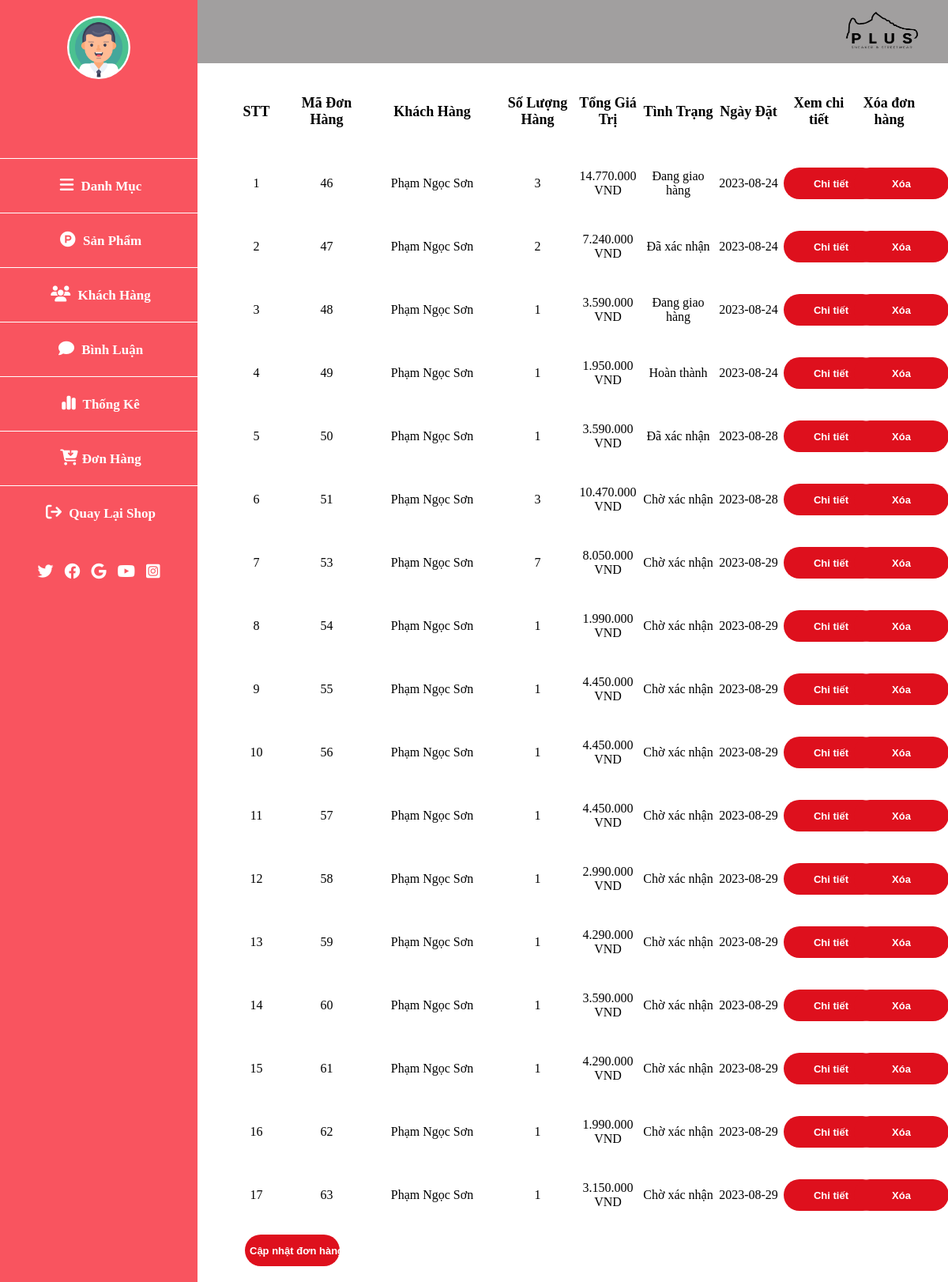
The page /admin/index.php?btn=page_dh on the database its author committed.
### tables this page shows
CREATE TABLE `don_hang` (
  `ma_order` int(10) NOT NULL,
  `ho_ten` varchar(100) NOT NULL,
  `email` varchar(100) NOT NULL,
  `sdt` varchar(11) NOT NULL,
  `dia_chi` varchar(200) NOT NULL,
  `ghi_chu` varchar(100) NOT NULL,
  `don_gia` int(15) NOT NULL,
  `ngay_dat` date NOT NULL,
  `trang_thai` varchar(20) NOT NULL,
  `ngay_update` date DEFAULT NULL,
  `ma_tk` int(10) NOT NULL
);

### model/pdo.php (called while the page is built, shortened)
<?php
if (!function_exists('pdo_get_connection')) {
    function pdo_get_connection()
    {
        $dburl = "mysql:host=localhost;dbname=project_duan1;charset=utf8";
        $username = 'root';
        $password = '';
        $conn = new PDO($dburl, $username, $password);
        $conn->setAttribute(PDO::ATTR_ERRMODE, PDO::ERRMODE_EXCEPTION);
        return $conn;
    }
}
if (!function_exists('pdo_query')) {
    function pdo_query($sql)
    {
        $sql_args = array_slice(func_get_args(), 1);
        try {
            $conn = pdo_get_connection();
            $stmt = $conn->prepare($sql);
            $stmt->execute($sql_args);
            $rows = $stmt->fetchAll();
            return $rows;
        } catch (PDOException $e) {
            throw $e;
        } finally {
            unset($conn);
        }
    }
}
if (!function_exists('pdo_query_one')) {
    function pdo_query_one($sql)
    {
        $sql_args = array_slice(func_get_args(), 1);
        try {
            $conn = pdo_get_connection();
            $stmt = $conn->prepare($sql);
            $stmt->execute($sql_args);
            $row = $stmt->fetch(PDO::FETCH_ASSOC);
            return $row;
        } catch (PDOException $e) {
            throw $e;
        } finally {
            unset($conn);
        }
    }
}

### admin/order/order.php (the view, shortened to what this page needs)
<main>
    <div class="logo">
        <img src="../img/image(1269)_preview_rev_1 (1).png" alt="">
    </div>
    <div class="content">
        <div class="content-product">
            <div style="width: 10%;" class="product-title">STT</div>
            <div style="width: 10%;" class="product-title">Mã Đơn Hàng</div>
            <div style="width: 20%;" class="product-title">Khách Hàng</div>
            <div style="width: 10%;" class="product-title">Số Lượng Hàng</div>
            <div style="width: 10%;" class="product-title">Tổng Giá Trị</div>
            <div style="width: 10%;" class="product-title">Tình Trạng</div>
            <div style="width: 10%;" class="product-title">Ngày Đặt</div>
            <div style="width: 10%;" class="product-title">Xem chi tiết</div>
            <div style="width: 10%;" class="product-title">Xóa đơn hàng</div>
        </div>
        <?php
        $i = 1;
        $ship = 30000;
        foreach ($donhang as $list) {
            $id = $list['ma_order'];
            $sl = so_luong_sp($id);
            ?>
            <div class="content-product">
                <div style="width: 10%;" class="product-items">
                    <?php if (isset($list['ma_order'])) {
                        echo $i;
                    } ?>
                </div>
                <div style="width: 10%;" class="product-items">
                    <?= $list['ma_order'] ?>
                </div>
                <div style="width: 20%;" class="product-items">
                    <?= $list['ho_ten'] ?>
                </div>
                <div style="width: 10%;" class="product-items">
                    <?= $sl['tong'] ?>
                </div>
                <div style="width: 10%;" class="product-items">
                    <?php if (isset($list['ma_order'])) {
                        echo number_format($list['don_gia'] - $ship, "0", ".", ".")." VND";
                    } ?>
                </div>
                <div style="width: 10%;" class="product-items">
                    <?= trangthai_donhang($list['trang_thai']) ?>
                </div>
                <div style="width: 10%;" class="product-items">
                    <?= $list['ngay_dat'] ?>
                </div>
                <div style="width: 10%;" class="product-items">
                    <?php if (isset($list['ma_order'])) {
                        ?>
                        <a href="index.php?btn=chitiet_dh&idct=<?= $list['ma_order'] ?>"><input type="submit" name="add_new"
                                value="Chi tiết" class="btn_submit" style="border: none;"></a>
                            <?php
                    } ?>
                </div>
                <div style="width: 10%;" class="product-items">
                    <?php if (isset($list['ma_order'])) {
                        ?>
                        <a href="index.php?btn=xoa_dh&id=<?= $list['ma_order'] ?>" onclick="return confirm('Bạn có thực sụ muốn xóa đơn hàng') " ><input type="submit" name="add_new"
                                value="Xóa" class="btn_submit" style="border: none;"></a>
                            <?php
                    } ?>
                </div>
            </div>
            <?php
            $i++;
        }
        ?>
        <?php if (isset($list['ma_order'])) {
            ?>
            <div class="" style="margin-left: 60px; margin-bottom: 20px;">
                <a href="index.php?btn=trangthai_dh"><input type="submit" name="add_new" value="Cập nhật đơn hàng"
                        class="btn_submit" style="border: none;"></a>
            </div>
            <?php
        } ?>
</main>
</div>

### model/donhang.php (shortened to what this page needs)
<?php
if (!function_exists('loadall_donhang')) {
    function loadall_donhang()
    {
        $sql = "SELECT *  FROM `don_hang`
                group by ma_order";
        $donhang = pdo_query($sql);
        return $donhang;
    }
}
if (!function_exists('so_luong_sp')) {
    function so_luong_sp($id)
    {
        $sql = "SELECT sum(soluong) as tong  FROM `don_hang_chitiet` where ma_order = $id  group by ma_order";
        $donhang = pdo_query_one($sql);
        return $donhang;
    }
}
function trangthai_donhang($trangthai)
{
    if ($trangthai == 2) {
        echo "Đã xác nhận";
    } elseif ($trangthai == 3) {
        echo "Đang giao hàng";
    } elseif ($trangthai == 4) {
        echo "Hoàn thành";
    } elseif ($trangthai == 1) {
        echo "Chờ xác nhận";
    } else {
        echo "";
    }
}
?>

### css/admin.css (style rules this page uses)
* { box-sizing: border-box; margin: 0; }
main { width: 100%; background-color: white; margin-left: 250px; }
.logo { display: flex; justify-content: end; width: 100%; background-color: #a19f9f; height: 80px; }
.logo img { width: 170px; height: 100%; }
.btn_submit { width: 120px; height: 40px; border-radius: 25px; border: none; background-color: #de101d; color: white; font-size: 13px; font-weight: 700; transition: 0.5s ease; }
.content-product { margin: 20px 30px; display: flex; align-items: center; }
.product-title { text-align: center; font-size: 18px; font-weight: 800; padding: 10px 0; }
.content-product { text-align: center; padding: 10px 0; }

### rows shown on the page
don_hang: ma_order "46", ho_ten "Phạm Ngọc Sơn", tong "3", $list['don_gia']-$ship "14.770.000", trang_thai "Đang giao hàng", ngay_dat "2023-08-24"
don_hang: ma_order "47", ho_ten "Phạm Ngọc Sơn", tong "2", $list['don_gia']-$ship "7.240.000", trang_thai "Đã xác nhận", ngay_dat "2023-08-24"
don_hang: ma_order "48", ho_ten "Phạm Ngọc Sơn", tong "1", $list['don_gia']-$ship "3.590.000", trang_thai "Đang giao hàng", ngay_dat "2023-08-24"
don_hang: ma_order "49", ho_ten "Phạm Ngọc Sơn", tong "1", $list['don_gia']-$ship "1.950.000", trang_thai "Hoàn thành", ngay_dat "2023-08-24"
don_hang: ma_order "50", ho_ten "Phạm Ngọc Sơn", tong "1", $list['don_gia']-$ship "3.590.000", trang_thai "Đã xác nhận", ngay_dat "2023-08-28"
don_hang: ma_order "51", ho_ten "Phạm Ngọc Sơn", tong "3", $list['don_gia']-$ship "10.470.000", trang_thai "Chờ xác nhận", ngay_dat "2023-08-28"
don_hang: ma_order "53", ho_ten "Phạm Ngọc Sơn", tong "7", $list['don_gia']-$ship "8.050.000", trang_thai "Chờ xác nhận", ngay_dat "2023-08-29"
don_hang: ma_order "54", ho_ten "Phạm Ngọc Sơn", tong "1", $list['don_gia']-$ship "1.990.000", trang_thai "Chờ xác nhận", ngay_dat "2023-08-29"
don_hang: ma_order "55", ho_ten "Phạm Ngọc Sơn", tong "1", $list['don_gia']-$ship "4.450.000", trang_thai "Chờ xác nhận", ngay_dat "2023-08-29"
don_hang: ma_order "56", ho_ten "Phạm Ngọc Sơn", tong "1", $list['don_gia']-$ship "4.450.000", trang_thai "Chờ xác nhận", ngay_dat "2023-08-29"
don_hang: ma_order "57", ho_ten "Phạm Ngọc Sơn", tong "1", $list['don_gia']-$ship "4.450.000", trang_thai "Chờ xác nhận", ngay_dat "2023-08-29"
don_hang: ma_order "58", ho_ten "Phạm Ngọc Sơn", tong "1", $list['don_gia']-$ship "2.990.000", trang_thai "Chờ xác nhận", ngay_dat "2023-08-29"
don_hang: ma_order "59", ho_ten "Phạm Ngọc Sơn", tong "1", $list['don_gia']-$ship "4.290.000", trang_thai "Chờ xác nhận", ngay_dat "2023-08-29"
don_hang: ma_order "60", ho_ten "Phạm Ngọc Sơn", tong "1", $list['don_gia']-$ship "3.590.000", trang_thai "Chờ xác nhận", ngay_dat "2023-08-29"
don_hang: ma_order "61", ho_ten "Phạm Ngọc Sơn", tong "1", $list['don_gia']-$ship "4.290.000", trang_thai "Chờ xác nhận", ngay_dat "2023-08-29"
don_hang: ma_order "62", ho_ten "Phạm Ngọc Sơn", tong "1", $list['don_gia']-$ship "1.990.000", trang_thai "Chờ xác nhận", ngay_dat "2023-08-29"
don_hang: ma_order "63", ho_ten "Phạm Ngọc Sơn", tong "1", $list['don_gia']-$ship "3.150.000", trang_thai "Chờ xác nhận", ngay_dat "2023-08-29"
